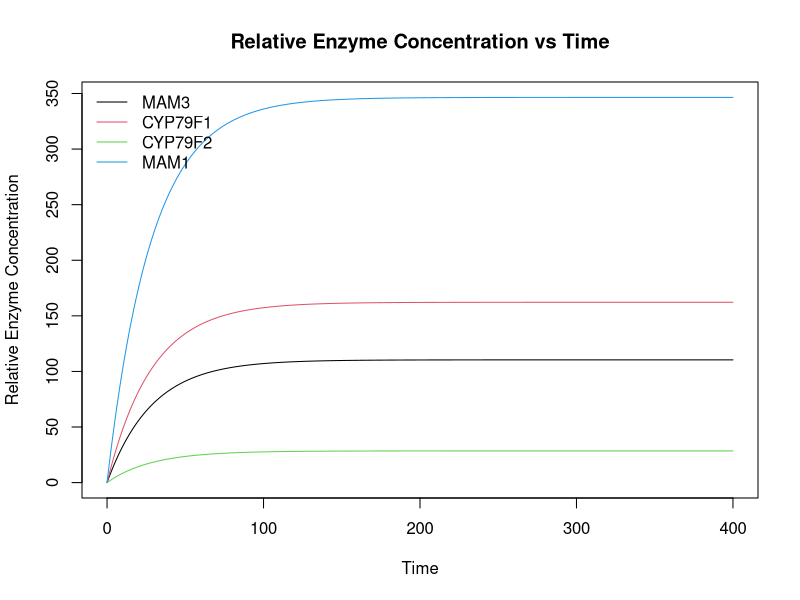
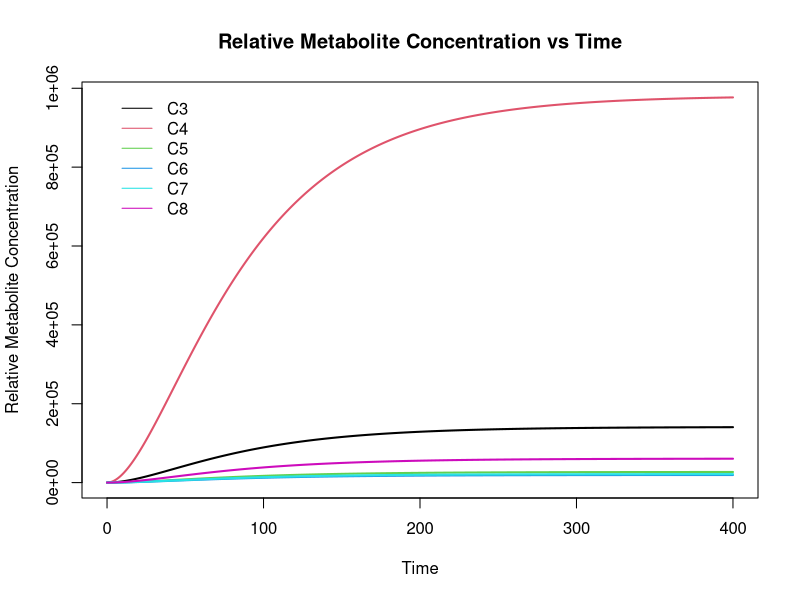
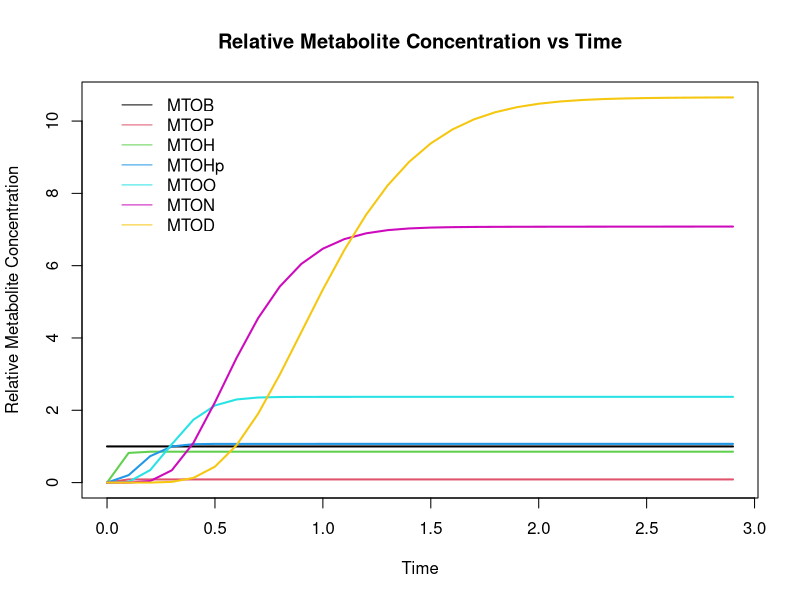

Generate these figures, in order, with R:
library(deSolve)


# Build the differential equation for enzyme: dE/dt = ks*mRNA-(kd+u)*E
EnzymeRates <- function(parms,starts){
  x=vector()
  num_enzyme=parms[1]
  # ################################################################################################
  # Change enzyme_params of enzyme synthesis as needed
  # The parameters are in this order: enzyme_parms(ks1,mRNA1,kd1,ks2,mRNA2,kd2,...)
  # ################################################################################################
  enzyme_parms=c(0.045,85.87,0.02,
                 0.045,126.16,0.02,
                 0.045,22.15,0.02,
                 0.045,269.49,0.02)
  for (i in 1:num_enzyme) {
    x[i] <- enzyme_parms[3*i-2]*enzyme_parms[3*i-1]-(enzyme_parms[3*i]+parms[3])*starts[i]
  }
  
  return(x)
}


# Build the reaction rate equation: mostly Michaelis-Menten v = kc*E*M/(kM+M)
ReactionRate <- function(parms,starts){
  x=vector()
  #################################################################################################
  # Change reaction_params of reaction rate as needed
  # The parameters are in this order: reaction_parms(kc1,KM1,kc2,KM2,...)
  #################################################################################################
  reaction_parms=c(4798.3,932,
                   4954,476,
                   9507,463,
                   4639,358,
                   1206,253,
                   102.7, 81,
                   1702.8, 11.3,
                   3701.7, 34,
                   88.8, 37,
                   148.1,194,
                   59.2,216,
                   29.6, 74,
                   36.9,374,
                   36.9, 26,
                   157630,3000,
                   350289,640)
  # The equations should be listed one by one since some substrates are catalyzed by several enzymes
  x[1] <- reaction_parms[1]*starts[1]*starts[5]/(reaction_parms[2]+starts[5])
  x[2] <- reaction_parms[3]*starts[1]*starts[6]/(reaction_parms[4]+starts[6])
  x[3] <- reaction_parms[5]*starts[1]*starts[7]/(reaction_parms[6]+starts[7])
  x[4] <- reaction_parms[7]*starts[1]*starts[8]/(reaction_parms[8]+starts[8])
  x[5] <- reaction_parms[9]*starts[1]*starts[9]/(reaction_parms[10]+starts[9])
  x[6] <- reaction_parms[11]*starts[1]*starts[10]/(reaction_parms[12]+starts[10])
  x[7] <- reaction_parms[13]*starts[2]*starts[6]/(reaction_parms[14]+starts[6])
  x[8] <- reaction_parms[15]*starts[2]*starts[7]/(reaction_parms[16]+starts[7])
  x[9] <- reaction_parms[17]*starts[2]*starts[8]/(reaction_parms[18]+starts[8])
  x[10] <- reaction_parms[19]*starts[2]*starts[9]/(reaction_parms[20]+starts[9])
  x[11] <- reaction_parms[21]*starts[2]*starts[10]/(reaction_parms[22]+starts[10])
  x[12] <- reaction_parms[23]*starts[2]*starts[11]/(reaction_parms[24]+starts[11])
  x[13] <- reaction_parms[25]*starts[3]*starts[10]/(reaction_parms[26]+starts[10])
  x[14] <- reaction_parms[27]*starts[3]*starts[11]/(reaction_parms[28]+starts[11])
  x[15] <- reaction_parms[29]*starts[4]*starts[5]/(reaction_parms[30]+starts[5])
  x[16] <- reaction_parms[31]*starts[4]*starts[6]/(reaction_parms[32]+starts[6])
  
  return(x)
}



# Build the function including all ODE functions.
MetNetwork <- function(t, starts, parms) {
  
  # The rate of enzyme synthesis
  dEdt= EnzymeRates(parms,starts)
  
  #################################################################################################
  # Change the stoichiometry matrix as needed
  # The stoichiometric matrix is in this format: S=rbind(c(-1, 0, 0), c(1, -1, 0),c(0, 2, -1),...)
  #################################################################################################
  S=rbind(c( 0, 0, 0, 0, 0, 0, 0, 0, 0, 0, 0, 0, 0, 0, 0, 0), 
          c( 1,-1, 0, 0, 0, 0,-1, 0, 0, 0, 0, 0, 0, 0, 1,-1),
          c( 0, 1,-1, 0, 0, 0, 0,-1, 0, 0, 0, 0, 0, 0, 0, 1), 
          c( 0, 0, 1,-1, 0, 0, 0, 0,-1, 0, 0, 0, 0, 0, 0, 0),
          c( 0, 0, 0, 1,-1, 0, 0, 0, 0,-1, 0, 0, 0, 0, 0, 0),
          c( 0, 0, 0, 0, 1,-1, 0, 0, 0, 0,-1, 0,-1, 0, 0, 0),
          c( 0, 0, 0, 0, 0, 1, 0, 0, 0, 0, 0,-1, 0,-1, 0, 0),
          c( 0, 0, 0, 0, 0, 0, 1, 0, 0, 0, 0, 0, 0, 0, 0, 0),
          c( 0, 0, 0, 0, 0, 0, 0, 1, 0, 0, 0, 0, 0, 0, 0, 0),
          c( 0, 0, 0, 0, 0, 0, 0, 0, 1, 0, 0, 0, 0, 0, 0, 0),
          c( 0, 0, 0, 0, 0, 0, 0, 0, 0, 1, 0, 0, 0, 0, 0, 0),
          c( 0, 0, 0, 0, 0, 0, 0, 0, 0, 0, 1, 0, 1, 0, 0, 0),
          c( 0, 0, 0, 0, 0, 0, 0, 0, 0, 0, 0, 1, 0, 1, 0, 0))
  
  # The rate of metabolite synthesis
  #################################################################################################
  # The function is dM/dt = Reaction Rate - Dilution Rate - Degradation Rate (for end metabolite)
  # Change the metabolite vector as needed (Only the initial substrate does not have dilution rate. 
  # Only the end metabolite have degradation rate)
  #################################################################################################
  dMdt=S%*%ReactionRate(parms,starts)-parms[3]*c(0,starts[6:17])-parms[4]*c(rep(0,7),starts[12:17])
  
  print(list(c(dEdt,dMdt)))
  list(c(dEdt,dMdt))
}



# Build the function which receive parameters and plot the result
Concentration <- function() {
  #################################################################################################
  # Change the tspan, params and starts as needed
  # The parameters are in this order: parms(enzyme number, metabolite number, dilution rate, 
  # degradation rate for end metabolite)
  # The initial states are in this order: starts(E1,E2,...,M1,M2,...)
  #################################################################################################
  tspan <- seq(0,400,by=0.1)
  parms <- c(4,13,0.015,0.0000007)
  starts <- c(0,0,0,0,1,0,0,0,0,0,0,0,0,0,0,0,0)
  
  out <- ode(starts,tspan,MetNetwork,parms)
  
  # Print the output. You could delete it if you want to
  print(out)
  print(out[4000,2:5])
  print(c(out[4000,13:18],sum(out[4000,13:18])))
  # Plot the result
  num_enzyme=parms[1]
  num_metabolite=parms[2]
  lenStarts=parms[1]
  
  windows()
  
  matplot(out[,1],out[,2:(num_enzyme+1)],type="l", ylab="Relative Enzyme Concentration", 
          xlab="Time", main="Relative Enzyme Concentration vs Time", lwd = 1,lty = 1,col=1:4)   
  legend("topleft",c("MAM3","CYP79F1","CYP79F2","MAM1"),lty = 1,col = 1:4,xjust = 0,
         bty="n",x.intersp=1)
  windows()
  matplot(out[,1],out[,13:18],type ="l",ylab ="Relative Metabolite Concentration",
          xlab = "Time",main="Relative Metabolite Concentration vs Time",lwd = 2,lty = 1,col=1:13)
  legend(0,1000000,c("C3","C4","C5","C6","C7","C8"),lty = 1,col = 1:13,xjust = 0,
         bty="n",x.intersp=1)
  windows()
  matplot(out[1:30,1],out[1:30,6:12],type ="l",ylab ="Relative Metabolite Concentration",
          xlab = "Time",main="Relative Metabolite Concentration vs Time",lwd = 2,lty = 1,col=1:13)
  legend(0,11,c("MTOB","MTOP","MTOH","MTOHp","MTOO","MTON","MTOD"),lty = 1,col = 1:13,xjust = 0,
         bty="n",x.intersp=1)

  
}


# For test
Concentration()
